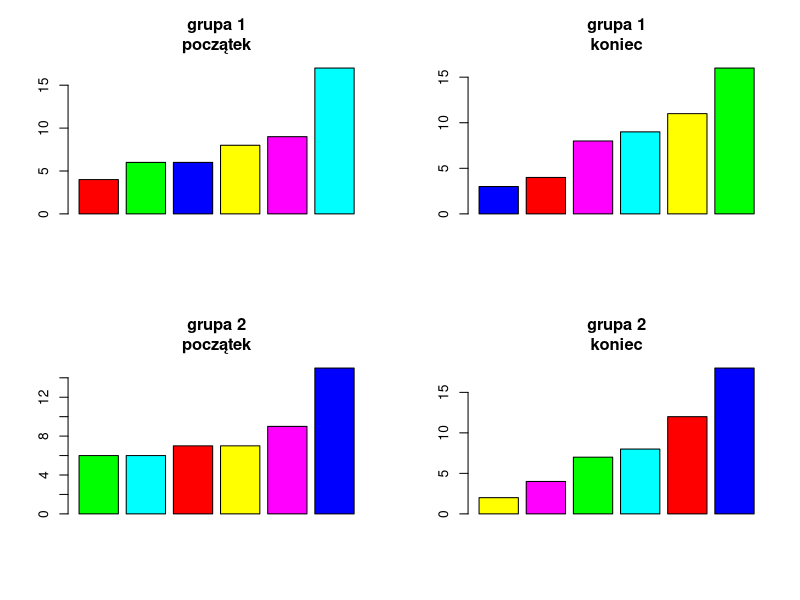
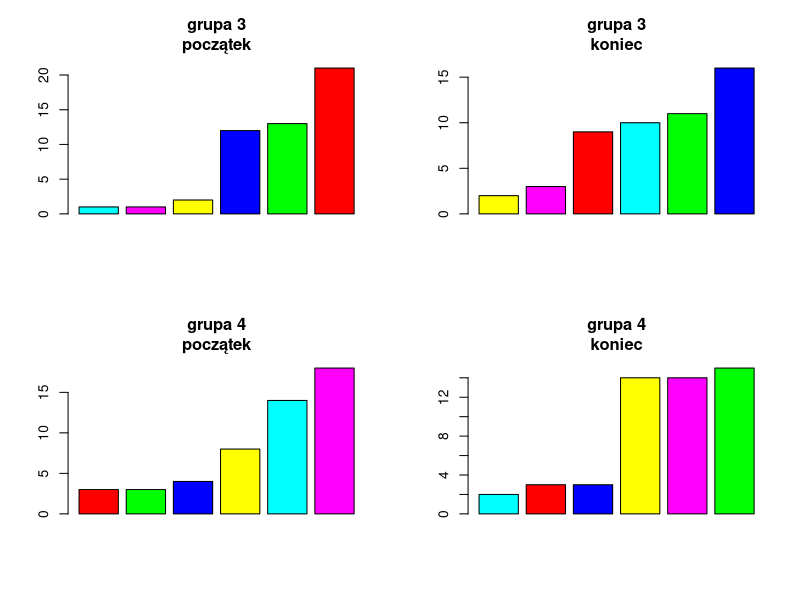
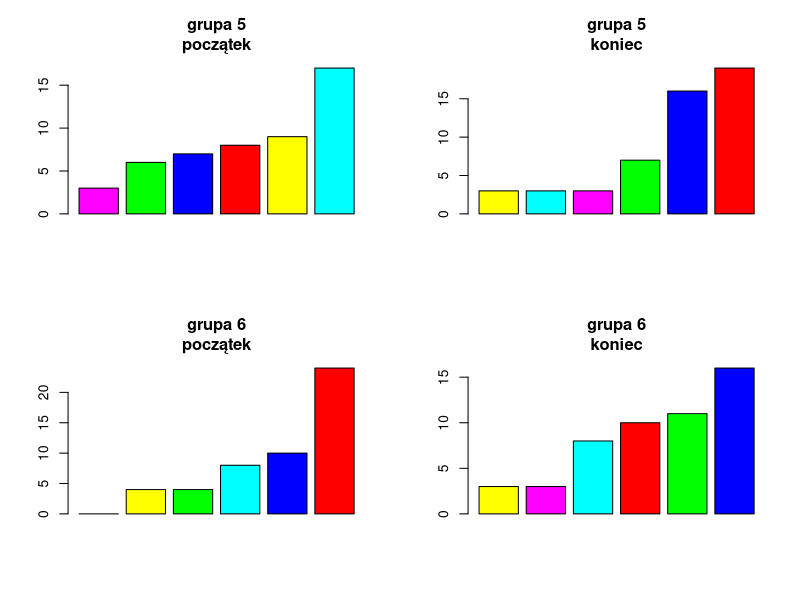
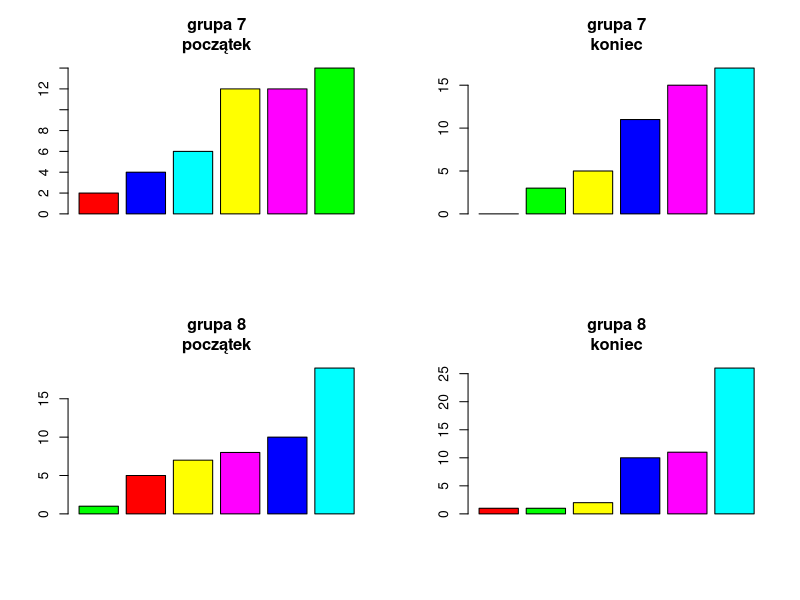
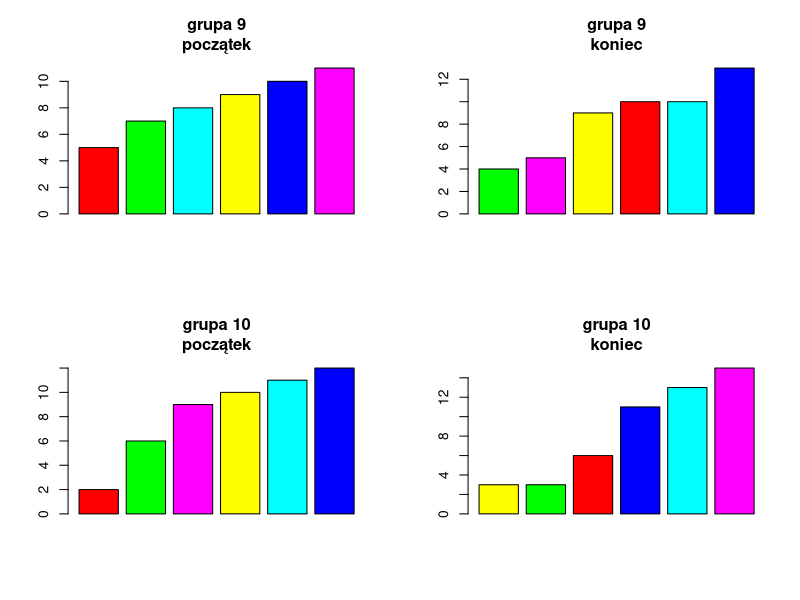
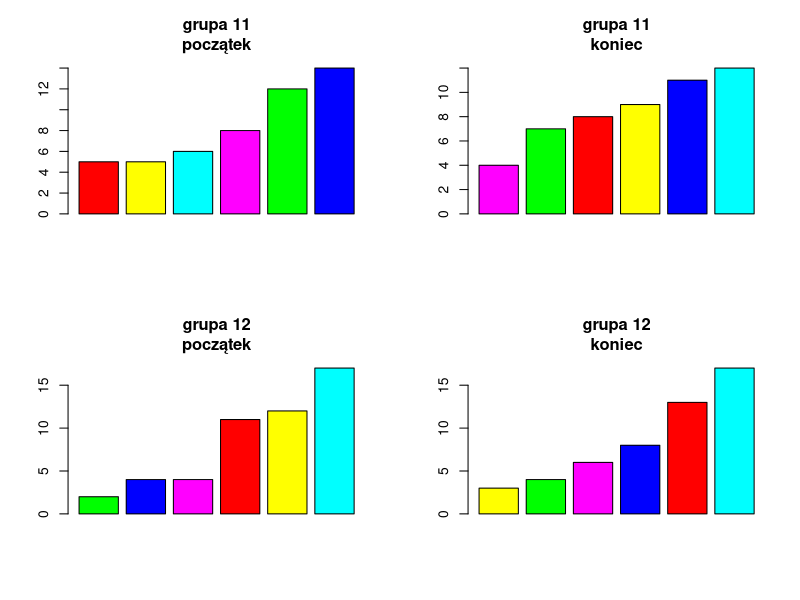
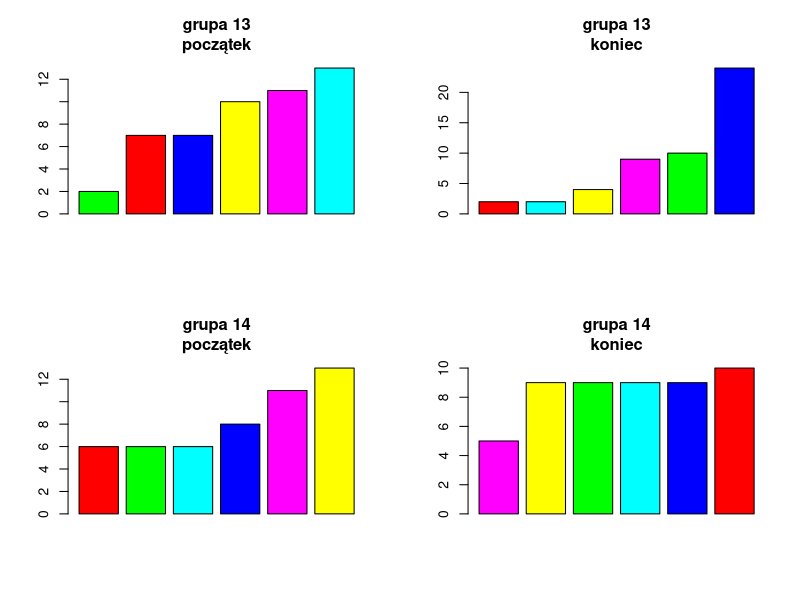
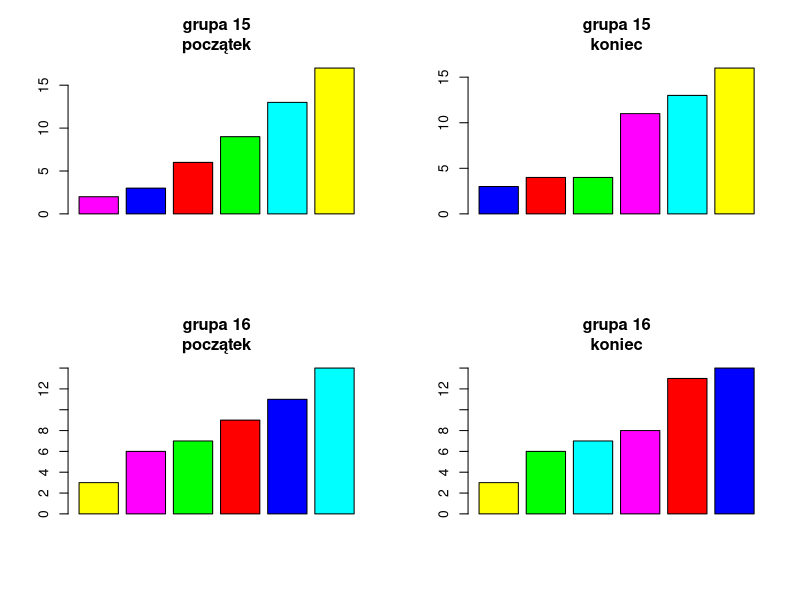

These charts were generated, in order, by the following R code:
## ---- chunk 1
library(zoo)
data_raw <- read.table("dane.csv", header = TRUE, sep = ";")
data <- data_raw[,c("grupa","kto","ABA3")]
data$ok <- complete.cases(data)
data_grupy <- split(data,f = data$grupa)
lapply(names(data_grupy), function(x) {data_grupy[[x]]$kto_lag1 <<- as.character(lag(zoo(data_grupy[[x]]$kto), -1, na.pad = T))})
data <- data.frame(do.call(rbind,data_grupy))
row.names(data) <- NULL
data$para<-paste0(as.character(data$kto),as.character(data$kto_lag1))
data<-data[data$ok,]
data$ok<-NULL
for(i in 1:nrow(data)){
        data$para_sym[i]<-ifelse(data$kto[i]>data$kto_lag1[i]
                                 ,paste0(data$kto_lag1[i],data$kto[i])
                                 ,paste0(data$kto[i],data$kto_lag1[i])
        )}
data$p12 <- as.numeric(data$para == "12")
data$p13 <- as.numeric(data$para == "13")
data$p14 <- as.numeric(data$para == "14")
data$p21 <- as.numeric(data$para == "21")
data$p23 <- as.numeric(data$para == "23")
data$p24 <- as.numeric(data$para == "24")
data$p31 <- as.numeric(data$para == "31")
data$p32 <- as.numeric(data$para == "32")
data$p34 <- as.numeric(data$para == "34")
data$p41 <- as.numeric(data$para == "41")
data$p42 <- as.numeric(data$para == "42")
data$p43 <- as.numeric(data$para == "43")

data$ps12 <- as.numeric(data$para_sym == "12")
data$ps13 <- as.numeric(data$para_sym == "13")
data$ps14 <- as.numeric(data$para_sym == "14")
data$ps23 <- as.numeric(data$para_sym == "23")
data$ps24 <- as.numeric(data$para_sym == "24")
data$ps34 <- as.numeric(data$para_sym == "34")

data$n <- as.numeric(ave(row.names(data), data$grupa, FUN=seq_along))
data$ok <- FALSE
data$poczatek <- FALSE

lapply(1:16,function(x) {
        nmax<-nrow(data[data$grupa==x,])
        data[data$grupa==x & data$n<51, ]$poczatek <<- TRUE
        data[data$grupa==x & (data$n<51 | data$n>(nmax-51)),]$ok <<-TRUE
        })
data <- data[data$ok,]

data$grupa<- 2 * as.numeric(data$grupa) - 1 + abs(as.numeric(data$poczatek)-1)

data$sump12 <- with(data, ave(p12,grupa,FUN=cumsum))
data$sump13 <- with(data, ave(p13,grupa,FUN=cumsum))
data$sump14 <- with(data, ave(p14,grupa,FUN=cumsum))
data$sump21 <- with(data, ave(p21,grupa,FUN=cumsum))
data$sump23 <- with(data, ave(p23,grupa,FUN=cumsum))
data$sump24 <- with(data, ave(p24,grupa,FUN=cumsum))
data$sump31 <- with(data, ave(p31,grupa,FUN=cumsum))
data$sump32 <- with(data, ave(p32,grupa,FUN=cumsum))
data$sump34 <- with(data, ave(p34,grupa,FUN=cumsum))
data$sump41 <- with(data, ave(p41,grupa,FUN=cumsum))
data$sump42 <- with(data, ave(p42,grupa,FUN=cumsum))
data$sump43 <- with(data, ave(p43,grupa,FUN=cumsum))

data$sumps12 <- with(data, ave(ps12,grupa,FUN=cumsum))
data$sumps13 <- with(data, ave(ps13,grupa,FUN=cumsum))
data$sumps14 <- with(data, ave(ps14,grupa,FUN=cumsum))
data$sumps23 <- with(data, ave(ps23,grupa,FUN=cumsum))
data$sumps24 <- with(data, ave(ps24,grupa,FUN=cumsum))
data$sumps34 <- with(data, ave(ps34,grupa,FUN=cumsum))

## ---- chunk 2
max_by_group <- lapply(1:32, function(x) apply(data[data$grupa==x,28:45],MARGIN = 2,FUN = max))
data1 <- as.data.frame(do.call(rbind,max_by_group))
labels <- colnames(data1)[13:18]

## ---- chunk 3
par(mfrow = c(2,2))
kolory <- rainbow(6)
lapply(1:32,function(x) {
        if (x%%2 == 1) title<-"początek" else title<-"koniec"
        title<-paste0("grupa ",(x+1)%/%2,"\n",title)
        slupki <- as.numeric(data1[x,13:18])
        dane<-data.frame(slupki,kolory)
        dane<-dane[order(dane$slupki),]
        slupki <- as.numeric(dane$slupki)
        cl<-as.character(dane$kolory)
        barplot(height =slupki,col=cl,main=title)
        })
## ---- chunk 4
par(mfrow = c(2,2))
kolory <- rainbow(12)
lapply(1:32,function(x) {
        if (x%%2 == 1) title<-"początek" else title<-"koniec"
        title<-paste0("grupa ",(x+1)%/%2,"\n",title)
        slupki <- as.numeric(data1[x,1:12])
        dane<-data.frame(slupki,kolory)
        dane<-dane[order(dane$slupki),]
        slupki <- as.numeric(dane$slupki)
        cl<-as.character(dane$kolory)
        barplot(height =slupki,col=cl,main=title)
        })
